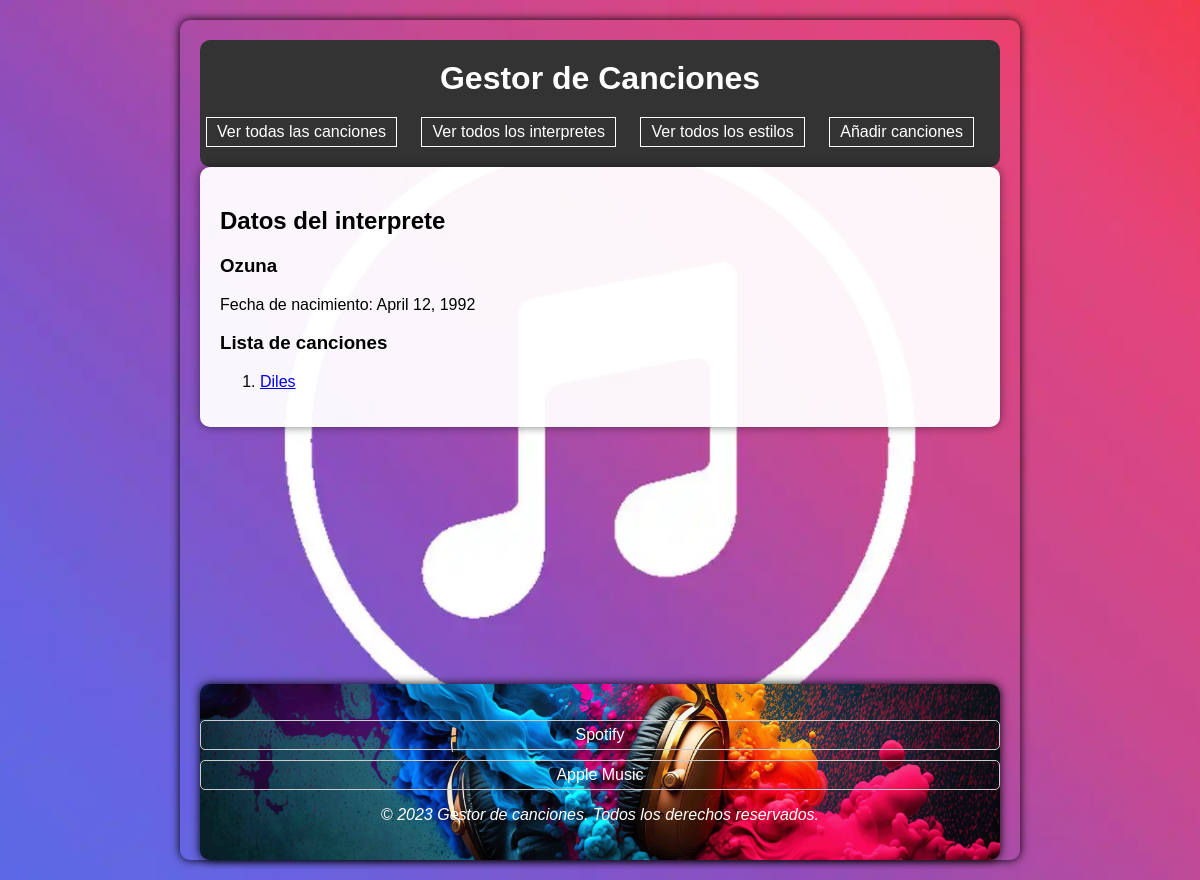
Before: /interpretes/7 with the older database file.
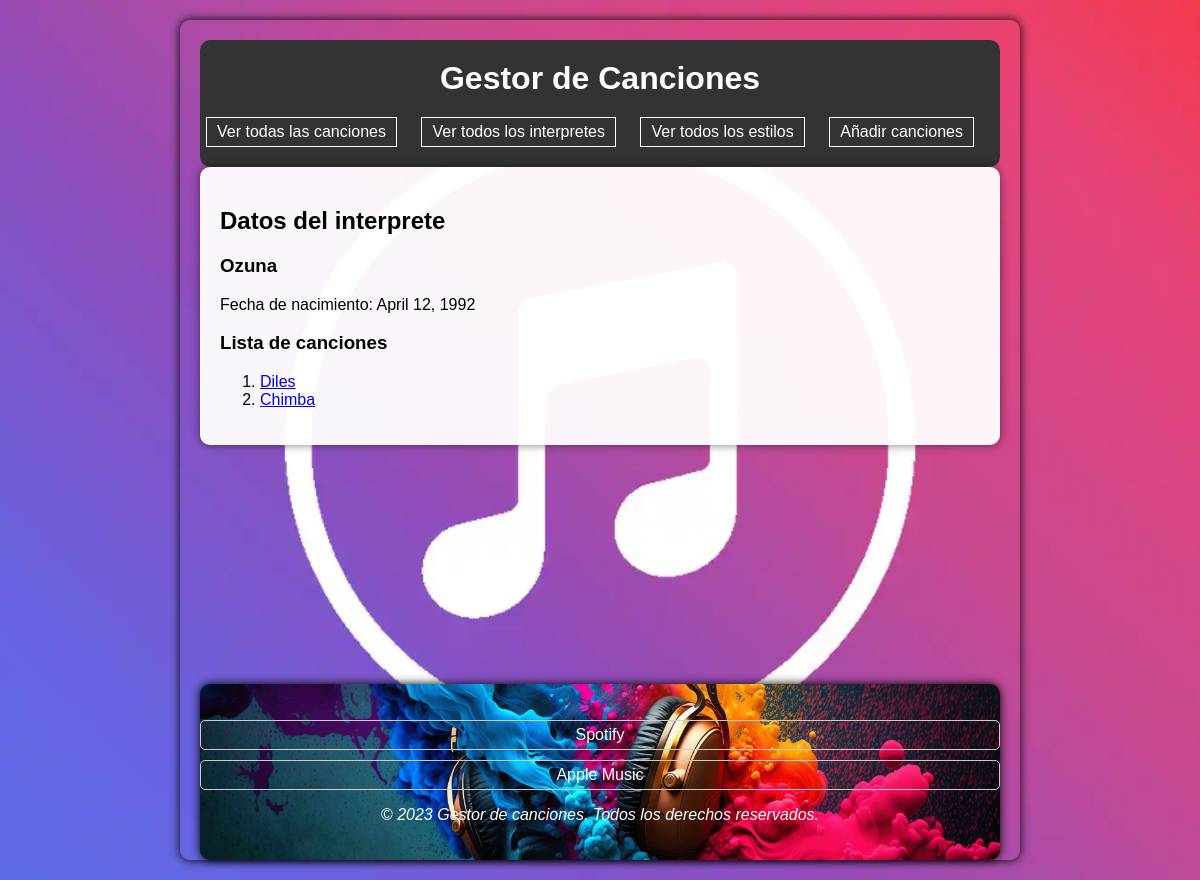
After: the same page with the newer database file.
### appTop100/models.py (models this page shows, shortened)
class Cancion(models.Model):
    titulo = models.CharField(max_length=50)
    estilo = models.ForeignKey(Estilo, on_delete=models.CASCADE)
    interpretes = models.ManyToManyField(Interprete)
    fecha_lanzamiento = models.DateField(default=None, null=True)
    duracion = models.IntegerField(default=0)
    posicion = models.IntegerField(default=0)

### appTop100/views.py (the view)
# urls.py: path('interpretes/<int:interprete_id>', views.show_interpretes, name='interprete'),
def show_interpretes(request, interprete_id):
        interprete = get_object_or_404(Interprete, pk=interprete_id)
        canciones =  interprete.cancion_set.all()
        context = { 'canciones': canciones, 'interprete' : interprete }
        return render(request, 'interprete.html', context)

### appTop100/templates/interprete.html (shortened to what this page needs)
{% extends "base.html" %}
{% block contenido %}
<h2>Datos del interprete</h2>
{% if interprete %}
    <h3>{{ interprete.nombre}}</h3>
    Fecha de nacimiento: {{ interprete.fecha_nacimiento }}
	<h3>Lista de canciones</h3>
	{% if canciones %}
		<ol>
		{% for c in canciones %}
                     <li><a href="{% url 'cancion' c.id %}">{{ c.titulo}}</a></li>
		{% endfor %}
		</ol>
	{% else %}
		<p>No tiene canciones asociadas.</p>
	{% endif %}
{% else %}
    <p>No existe este interprete.</p>
{% endif %}
{% endblock %}

Changed rows visible on the page:
added Cancion: titulo "Chimba"
